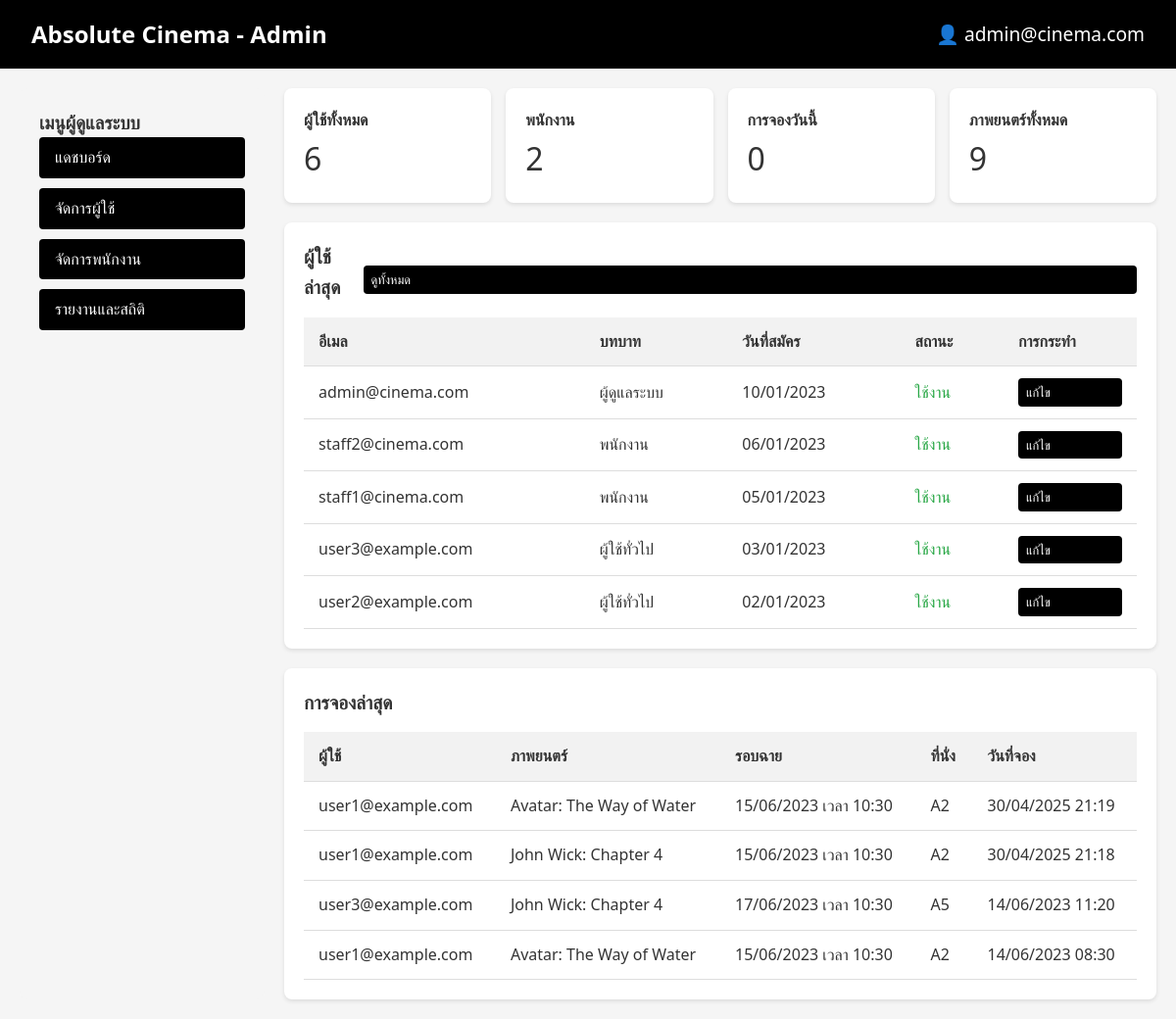
Page /admin/index.php (signed in) on the committed database.
### tables this page shows
CREATE TABLE `users` (
  `id` int(11) NOT NULL,
  `fullname` varchar(100) NOT NULL,
  `email` varchar(255) NOT NULL,
  `password` varchar(255) NOT NULL,
  `phone` varchar(20) DEFAULT NULL,
  `role` enum('user','staff','admin') DEFAULT 'user',
  `is_active` tinyint(1) DEFAULT 1,
  `created_at` timestamp NOT NULL DEFAULT current_timestamp()
);

CREATE TABLE `bookings` (
  `id` int(11) NOT NULL,
  `user_id` int(11) DEFAULT NULL,
  `showtime_id` int(11) NOT NULL,
  `seat_id` int(11) NOT NULL,
  `booking_date` timestamp NOT NULL DEFAULT current_timestamp()
);

CREATE TABLE `movies` (
  `id` int(11) NOT NULL,
  `title` varchar(255) NOT NULL,
  `poster` varchar(255) DEFAULT NULL,
  `duration` int(11) DEFAULT NULL,
  `synopsis` text DEFAULT NULL,
  `status` enum('now_showing','coming_soon') DEFAULT 'now_showing',
  `release_date` date DEFAULT NULL
);

CREATE TABLE `showtimes` (
  `id` int(11) NOT NULL,
  `movie_id` int(11) DEFAULT NULL,
  `show_date` date NOT NULL,
  `show_time` time NOT NULL,
  `theater_number` int(11) DEFAULT NULL
);

CREATE TABLE `seats` (
  `id` int(11) NOT NULL,
  `seat_number` varchar(10) NOT NULL
);

### admin/index.php (the view, shortened to what this page needs)
<?php
require_once '../includes/config.php';
try {
    $statsStmt = $pdo->query("
        SELECT
            COUNT(*) as total_users,
            (SELECT COUNT(*) FROM users WHERE role = 'staff') as total_staff,
            (SELECT COUNT(*) FROM bookings WHERE DATE(booking_date) = CURDATE()) as today_bookings,
            (SELECT COUNT(*) FROM movies) as total_movies
        FROM users
    ");
    $stats = $statsStmt->fetch();
    $usersStmt = $pdo->query("SELECT * FROM users ORDER BY created_at DESC LIMIT 5");
    $recentUsers = $usersStmt->fetchAll();
    $bookingsStmt = $pdo->query("
        SELECT
            b.booking_date,
            u.email,
            m.title,
            s.show_date,
            s.show_time,
            st.seat_number
        FROM bookings b
        JOIN users u ON b.user_id = u.id
        JOIN showtimes s ON b.showtime_id = s.id
        JOIN movies m ON s.movie_id = m.id
        JOIN seat_status ss ON ss.seat_id = b.seat_id AND ss.showtime_id = b.showtime_id
        JOIN seats st ON st.id = b.seat_id
        WHERE ss.status = 'reserved'
        ORDER BY b.booking_date DESC
        LIMIT 5
    ");
    $recentBookings = $bookingsStmt->fetchAll();
} catch (PDOException $e) {
    die("เกิดข้อผิดพลาดในการดึงข้อมูล: " . $e->getMessage());
}
?>
<!DOCTYPE html>
<html lang="th">
<head>
    <link rel="stylesheet" href="../assets/css/style.css">
</head>
<body>
    <nav class="navbar">
        <a href="index.php" class="logo">Absolute Cinema - Admin</a>
        <div class="user-menu">
            <span class="user-icon">👤 <?php echo htmlspecialchars($_SESSION['email']); ?></span>
        </div>
    </nav>
    <div class="dashboard-container">
        <div class="sidebar">
            <h3>เมนูผู้ดูแลระบบ</h3>
            <ul style="list-style: none; padding: 0;">
                <li><a href="index.php" class="btn">แดชบอร์ด</a></li>
                <li style="margin-top: 10px;"><a href="users.php" class="btn">จัดการผู้ใช้</a></li>
                <li style="margin-top: 10px;"><a href="staff.php" class="btn">จัดการพนักงาน</a></li>
                <li style="margin-top: 10px;"><a href="reports.php" class="btn">รายงานและสถิติ</a></li>
            </ul>
        </div>
        <div class="main-content">
            <div class="stats-cards">
                <div class="card"><h4>ผู้ใช้ทั้งหมด</h4><p style="font-size: 2rem;"><?php echo $stats['total_users']; ?></p></div>
                <div class="card"><h4>พนักงาน</h4><p style="font-size: 2rem;"><?php echo $stats['total_staff']; ?></p></div>
                <div class="card"><h4>การจองวันนี้</h4><p style="font-size: 2rem;"><?php echo $stats['today_bookings']; ?></p></div>
                <div class="card"><h4>ภาพยนตร์ทั้งหมด</h4><p style="font-size: 2rem;"><?php echo $stats['total_movies']; ?></p></div>
            </div>
            <div class="card">
                <div style="display: flex; justify-content: space-between; align-items: center;">
                    <h3 class="section-title">ผู้ใช้ล่าสุด</h3>
                    <a href="users.php" class="btn btn-sm">ดูทั้งหมด</a>
                </div>
                <table>
                    <thead>
                        <tr>
                            <th>อีเมล</th>
                            <th>บทบาท</th>
                            <th>วันที่สมัคร</th>
                            <th>สถานะ</th>
                            <th>การกระทำ</th>
                        </tr>
                    </thead>
                    <tbody>
                        <?php foreach ($recentUsers as $user): ?>
                        <tr>
                            <td><?php echo htmlspecialchars($user['email']); ?></td>
                            <td>
                                <?php
                                switch($user['role']) {
                                    case 'admin': echo 'ผู้ดูแลระบบ'; break;
                                    case 'staff': echo 'พนักงาน'; break;
                                    default: echo 'ผู้ใช้ทั่วไป';
                                }
                                ?>
                            </td>
                            <td><?php echo date('d/m/Y', strtotime($user['created_at'])); ?></td>
                            <td class="<?php echo $user['is_active'] ? 'status-active' : 'status-inactive'; ?>">
                                <?php echo $user['is_active'] ? 'ใช้งาน' : 'ปิดใช้งาน'; ?>
                            </td>
                            <td><a href="users.php" class="btn btn-sm">แก้ไข</a></td>
                        </tr>
                        <?php endforeach; ?>
                    </tbody>
                </table>
            </div>
            <div class="card">
                <h3 class="section-title">การจองล่าสุด</h3>
                <table>
                    <thead>
                        <tr>
                            <th>ผู้ใช้</th>
                            <th>ภาพยนตร์</th>
                            <th>รอบฉาย</th>
                            <th>ที่นั่ง</th>
                            <th>วันที่จอง</th>
                        </tr>
                    </thead>
                    <tbody>
                        <?php foreach ($recentBookings as $booking): ?>
                        <tr>
                            <td><?php echo htmlspecialchars($booking['email']); ?></td>
                            <td><?php echo htmlspecialchars($booking['title']); ?></td>
                            <td><?php echo date('d/m/Y', strtotime($booking['show_date'])) . ' เวลา ' . date('H:i', strtotime($booking['show_time'])); ?></td>
                            <td><?php echo htmlspecialchars($booking['seat_number']); ?></td>
                            <td><?php echo date('d/m/Y H:i', strtotime($booking['booking_date'])); ?></td>
                        </tr>
                        <?php endforeach; ?>
                    </tbody>
                </table>
            </div>
        </div>
    </div>
</body>
</html>

### assets/css/style.css (style rules this page uses)
* { margin: 0; padding: 0; box-sizing: border-box; font-family: 'Segoe UI', Tahoma, Geneva, Verdana, sans-serif; }
body { background-color: #f5f5f5; color: #333; line-height: 1.6; }
.btn { width: 100%; padding: 0.75rem; background-color: #000; color: white; border: none; border-radius: 4px; font-size: 1rem; cursor: pointer; transition: background-color 0.3s; }
.navbar { background-color: #000; color: white; padding: 1rem 2rem; display: flex; justify-content: space-between; align-items: center; }
.navbar a { color: white; text-decoration: none; }
.logo { font-size: 1.5rem; font-weight: bold; }
.user-menu { position: relative; display: inline-block; }
.user-icon { cursor: pointer; font-size: 1.2rem; }
.dashboard-container { display: grid; grid-template-columns: 250px 1fr; gap: 20px; padding: 20px; }
.sidebar { background: #f5f5f5; padding: 20px; border-radius: 8px; }
.main-content { display: grid; gap: 20px; }
.stats-cards { display: grid; grid-template-columns: repeat(3, 1fr); gap: 15px; }
.card { background: white; padding: 20px; border-radius: 8px; box-shadow: 0 2px 4px rgba(0,0,0,0.1); }
.btn { padding: 8px 16px; background-color: #000; color: white; border: none; border-radius: 4px; cursor: pointer; text-decoration: none; display: inline-block; }

### admin/index.php (style rules this page uses)
.dashboard-container { display: grid; grid-template-columns: 250px 1fr; gap: 20px; padding: 20px; }
.sidebar { background: #f5f5f5; padding: 20px; border-radius: 8px; }
.main-content { display: grid; gap: 20px; }
.stats-cards { display: grid; grid-template-columns: repeat(4, 1fr); gap: 15px; }
.card { background: white; padding: 20px; border-radius: 8px; box-shadow: 0 2px 4px rgba(0,0,0,0.1); }
.section-title { margin-bottom: 15px; color: #333; font-size: 1.2rem; }
table { width: 100%; border-collapse: collapse; }
th, td { padding: 12px 15px; text-align: left; border-bottom: 1px solid #ddd; }
th { background-color: #f2f2f2; }
.btn { padding: 8px 16px; background-color: #000; color: white; border: none; border-radius: 4px; cursor: pointer; text-decoration: none; display: inline-block; }
.btn-sm { padding: 4px 8px; font-size: 0.8rem; }
.status-active { color: #28a745; }

### rows in the picture
users: email "admin@cinema.com", role "ผู้ดูแลระบบ", created_at "10/01/2023", is_active "ใช้งาน"
users: email "staff2@cinema.com", role "พนักงาน", created_at "06/01/2023", is_active "ใช้งาน"
users: email "staff1@cinema.com", role "พนักงาน", created_at "05/01/2023", is_active "ใช้งาน"
users: email "user3@example.com", role "ผู้ใช้ทั่วไป", created_at "03/01/2023", is_active "ใช้งาน"
users: email "user2@example.com", role "ผู้ใช้ทั่วไป", created_at "02/01/2023", is_active "ใช้งาน"
bookings: user.email "user1@example.com", movies.title "Avatar: The Way of Water", showtime.show_date "15/06/2023", showtime.show_time "10:30", seat.seat_number "A2", booking_date "30/04/2025 21:19"
bookings: user.email "user1@example.com", movies.title "John Wick: Chapter 4", showtime.show_date "15/06/2023", showtime.show_time "10:30", seat.seat_number "A2", booking_date "30/04/2025 21:18"
bookings: user.email "user3@example.com", movies.title "John Wick: Chapter 4", showtime.show_date "17/06/2023", showtime.show_time "10:30", seat.seat_number "A5", booking_date "14/06/2023 11:20"
bookings: user.email "user1@example.com", movies.title "Avatar: The Way of Water", showtime.show_date "15/06/2023", showtime.show_time "10:30", seat.seat_number "A2", booking_date "14/06/2023 08:30"

### other values in the picture
$_SESSION['email'] "admin@cinema.com"
$stats['total_users'] "6"
$stats['total_staff'] "2"
$stats['today_bookings'] "0"
$stats['total_movies'] "9"
